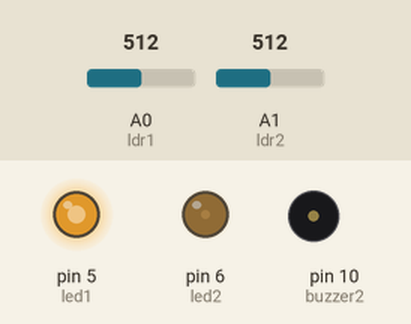
Bench run of a sketch on a simulated Arduino Uno, built with avr-gcc and run on an emulated ATmega328P. Parts: output pins drawn as LEDs (lit = HIGH), buzzer (waves = sounding). The test bench sets the inputs (shaded band); at power-on: A0 (ldr1) = 512, A1 (ldr2) = 512.

Above: at 1.2 s.
1.3 s: A0 (ldr1) set to 716
At 2.5 s:
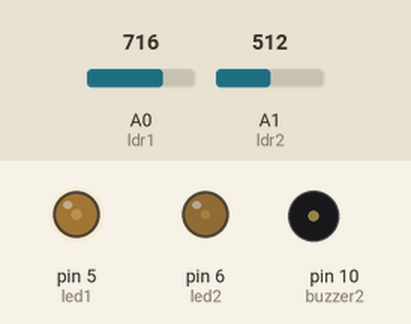
2.8 s: A1 (ldr2) set to 900
At 3.7 s:
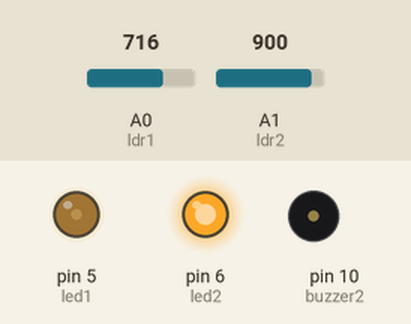
4.3 s: A0 (ldr1) set to 900
At 4.8 s:
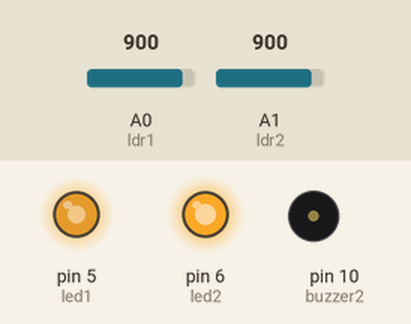
5.8 s: A1 (ldr2) set to 919
At 7.0 s:
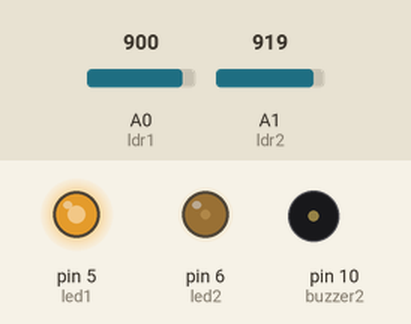
7.3 s: A0 (ldr1) set to 1023
At 8.3 s:
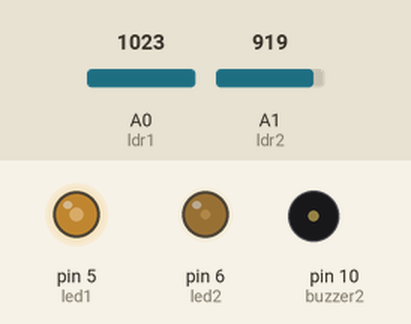
8.8 s: A1 (ldr2) set to 122
At 9.5 s:
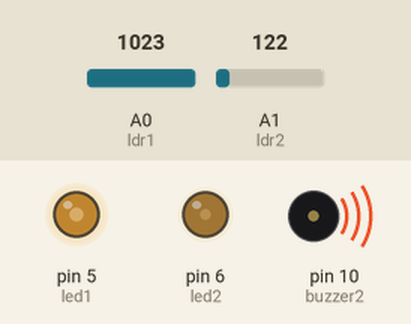
Timing chart, 0 to 11.3 s (numbered marks = the images above; inputs shaded):
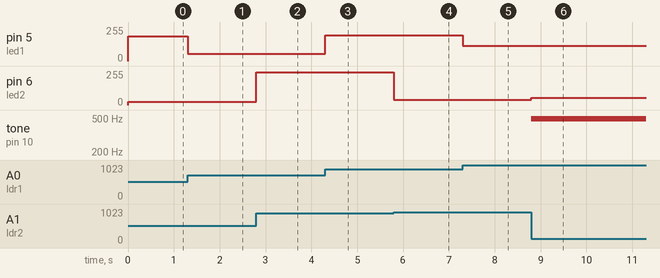

The sketch:

ldr_buzzer.ino
```cpp
int buzzer1=9;
int buzzer2=10;
int led1=5;
int led2=6;
int ldr1=A0;
int ldr2=A1;
int okunanDeger1=0;
int okunanDeger2=0;
int cevirim1=0;
int cevirim2=0;
void setup()
{
  pinMode(buzzer1,OUTPUT);
  pinMode(buzzer2,OUTPUT);
  pinMode(led1,OUTPUT);
  pinMode(led2,OUTPUT);
  pinMode(ldr1,INPUT);
  pinMode(ldr2,INPUT);
  Serial.begin(9600);
}
void loop()
{
  okunanDeger1=analogRead(A0);
  okunanDeger2=analogRead(A1);
  cevirim1=map(okunanDeger1,400,0,0,255);
  cevirim2=map(okunanDeger2,100,0,255,0);
  analogWrite(buzzer1,okunanDeger1);
  analogWrite(buzzer2,okunanDeger2);
  analogWrite(led1,cevirim1);
  analogWrite(led2,cevirim2);
  /*Serial.print(cevirim1);
  delay(500);
  Serial.println(cevirim2);
  delay(500);*/
}
```

Measured:
- the behaviour switches between 903 and 904 on A1 (ldr2) (found by bisection; images 3 and 4)
- after the input at 1.3 s, pin 5 (led1): 185/255 → 55/255 at once
- after the input at 2.8 s, pin 6 (led2): 25/255 → 247/255 at once
- after the input at 4.3 s, pin 5 (led1): 55/255 → 194/255 at once
- after the input at 5.8 s, pin 6 (led2): 247/255 → 39/255 at once
- after the input at 7.3 s, pin 5 (led1): 194/255 → 115/255 at once
- after the input at 8.8 s, pin 6 (led2): 39/255 → 55/255 at once; tone on pin 10 (buzzer2): silent → 490 Hz at once
